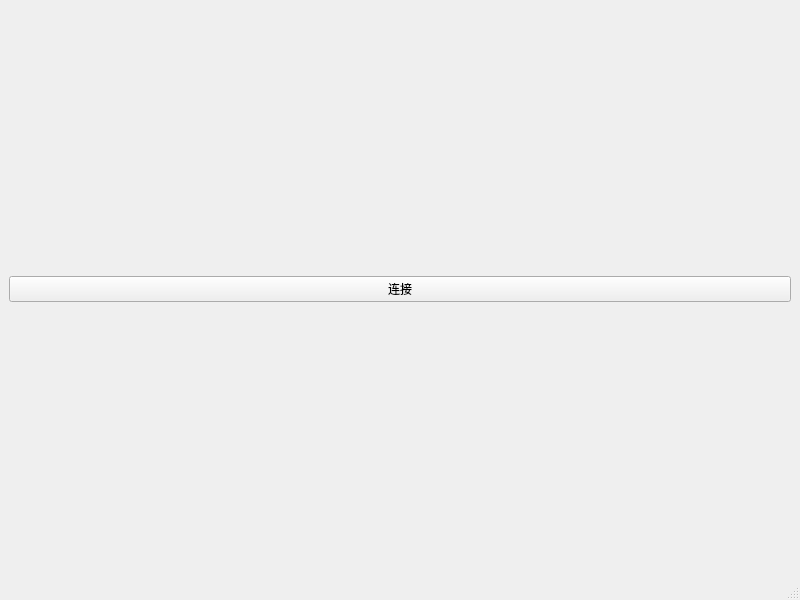
<?xml version="1.0" encoding="UTF-8"?>
<ui version="4.0">
 <class>tcpClientModuleExample</class>
 <widget class="QMainWindow" name="tcpClientModuleExample">
  <property name="geometry">
   <rect>
    <x>0</x>
    <y>0</y>
    <width>800</width>
    <height>600</height>
   </rect>
  </property>
  <property name="windowTitle">
   <string>tcpClientModuleExample</string>
  </property>
  <widget class="QWidget" name="centralwidget">
   <layout class="QGridLayout" name="gridLayout">
    <item row="0" column="0">
     <widget class="QPushButton" name="pBtn_connect">
      <property name="text">
       <string>连接</string>
      </property>
     </widget>
    </item>
   </layout>
  </widget>
  <widget class="QMenuBar" name="menubar">
   <property name="geometry">
    <rect>
     <x>0</x>
     <y>0</y>
     <width>800</width>
     <height>22</height>
    </rect>
   </property>
  </widget>
  <widget class="QStatusBar" name="statusbar"/>
 </widget>
 <resources/>
 <connections/>
</ui>
